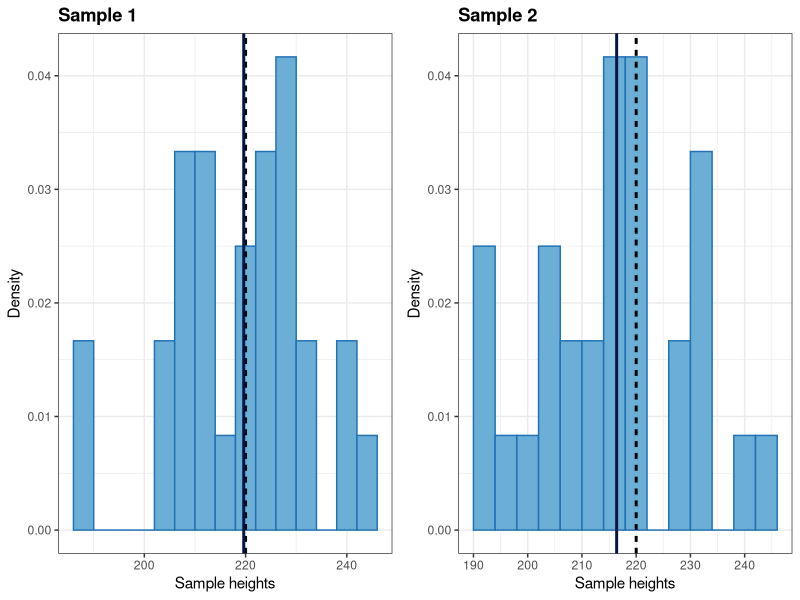
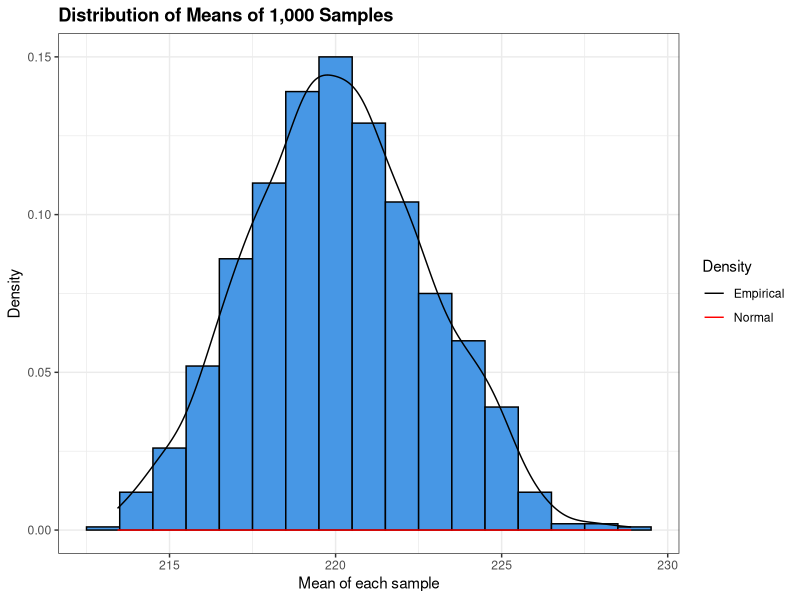
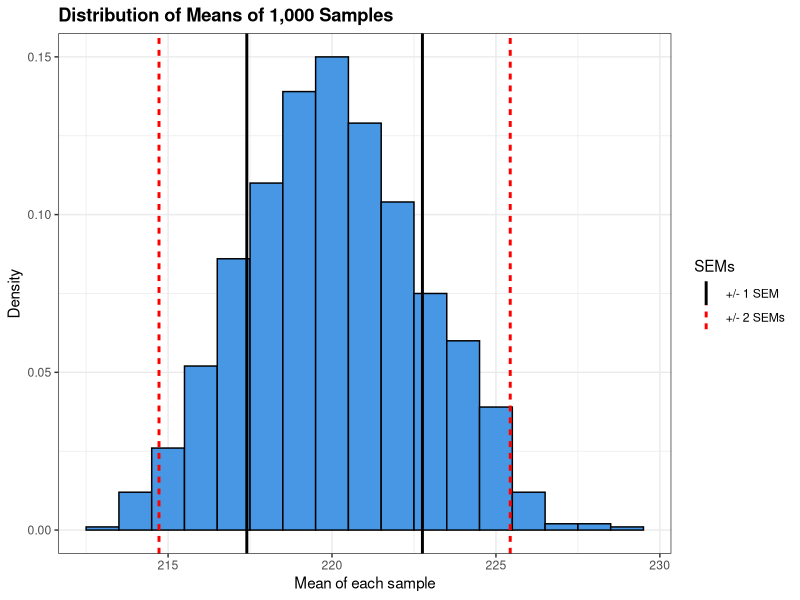
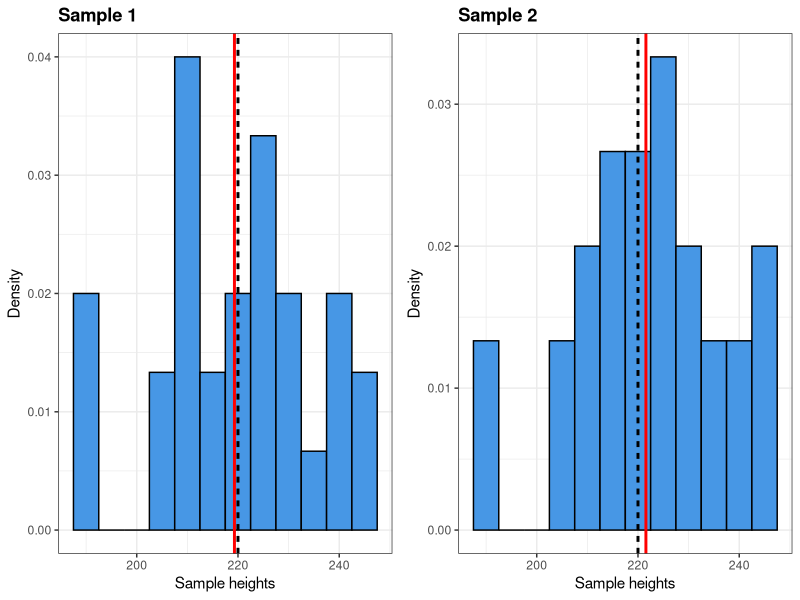

The R script that drew these images, in order:
## ---- chunk 1
rm(list = ls())         # Clear the workspace
set.seed(567)           # Set seed to replicate random variable generation
mn_vector <- NULL      # Generate the median of each sample and store in a vector
sample_frame <- data.frame(row.names = seq(from = 1, to = 30, by = 1))
for (i in 1 : 1000) {
    s <- rpois(30, lambda = 220)
    sample_frame <- cbind(sample_frame, s)
    mn_vector <- c(mn_vector, mean(s))
}
names(sample_frame) <- paste0("n", seq(from = 1, to = 1000, by = 1))
## ---- chunk 2
require(ggplot2); require(gridExtra)
g1 <- ggplot(data=sample_frame, aes(sample_frame$n1)) + 
        geom_histogram(aes(y = ..density..), 
                       binwidth = 4, fill="#6baed6", colour="#2171b5") +
        xlab("Sample heights") +
        ylab("Density") +
        theme_bw() +
        ggtitle("Sample 1") + 
        theme(plot.title = element_text(lineheight=1.1, face="bold"))

mean1 <- data.frame(Means="Theoretical mean", vals = 220)
mean2 <- data.frame(Means="Sample mean", vals = mean(sample_frame$n1))
means <- rbind(mean1, mean2)
                
g1 <- g1 + geom_vline(data=means, aes(xintercept=vals, linetype = Means, 
                             colour = Means), size = 1, show_guide = TRUE) + 
      scale_color_manual(values=c("Theoretical mean"="black", "Sample mean"="#021645")) +
      theme(legend.position="none")
            
g2 <- ggplot(data=sample_frame, aes(sample_frame$n2)) + 
        geom_histogram(aes(y = ..density..), 
                       binwidth = 4, fill="#6baed6", colour="#2171b5") +
        xlab("Sample heights") +
        ylab("Density") +
        theme_bw() +
        ggtitle("Sample 2") + 
        theme(plot.title = element_text(lineheight=1.1, face="bold"))

mean1 <- data.frame(Means="Theoretical mean", vals = 220)
mean2 <- data.frame(Means="Sample mean", vals = mean(sample_frame$n2))
means <- rbind(mean1, mean2)
                
g2 <- g2 + geom_vline(data=means, aes(xintercept=vals, linetype = Means, 
                             colour = Means), size = 1, show_guide = TRUE) + 
      scale_color_manual(values=c("Theoretical mean"="black", "Sample mean"="#021645")) +
      theme(legend.position="none")

grid.arrange(g1, g2, nrow = 1, ncol = 2)
## ---- chunk 3
g3 <- ggplot(data=as.data.frame(mn_vector), aes(mn_vector)) + 
        geom_histogram(aes(y = ..density..), binwidth = 1, 
                 col = "black", 
                 fill = "#4797E5") + 
        xlab("Mean of each sample") + 
        ylab("Density") + 
        theme_bw() + 
        ggtitle("Distribution of Means of 1,000 Samples") + 
        theme(plot.title = element_text(lineheight=.8, face="bold")) + 
        geom_line(aes(y = ..density.., colour = "Empirical"), stat = "density") + 
        stat_function(fun = dnorm, aes(colour = "Normal"), 
                    arg = list(mean = 220, sd = sd(mn_vector))) + 
        scale_colour_manual(name = "Density", values = c("black", "red"))

print(g3)
## ---- chunk 4
g4 <- ggplot(data=as.data.frame(mn_vector), aes(mn_vector)) + 
        geom_histogram(aes(y = ..density..), binwidth = 1, 
                 col = "black", 
                 fill = "#4797E5") + 
        xlab("Mean of each sample") + 
        ylab("Density") + 
        theme_bw() + 
        ggtitle("Distribution of Means of 1,000 Samples") + 
        theme(plot.title = element_text(lineheight=.8, face="bold"))

sem1 <- data.frame(SEMs="+/- 1 SEM", 
                   vals = c(mean(mn_vector) - sd(mn_vector), 
                            mean(mn_vector) + sd(mn_vector)))
sem2 <- data.frame(SEMs="+/- 2 SEMs", 
                    vals = c(mean(mn_vector) - 2 * sd(mn_vector), 
                            mean(mn_vector) + 2 * sd(mn_vector)))
sems <- rbind(sem1, sem2)
                
g4 <- g4 + geom_vline(data=sems, aes(xintercept=vals, linetype = SEMs, 
                            colour = SEMs), size = 1, show_guide = TRUE) + 
      scale_color_manual(values=c("+/- 1 SEM"="black", 
                                  "+/- 2 SEMs"="red"))

print(g4)
## ---- chunk 5
set.seed(567)
sample <- rpois(30, lambda = 220)

g5 <- ggplot(data=as.data.frame(sample), aes(sample)) + 
        geom_histogram(aes(y = ..density..), binwidth = 6, 
                 col = "black", 
                 fill = "#4797E5") + 
        xlab("Number of page views per day") + 
        ylab("Density") + 
        theme_bw() + 
        ggtitle("Sample distribution of page views over 30 days") + 
        theme(plot.title = element_text(lineheight=.8, face="bold"))
## ---- chunk 6
set.seed(567)
mn_vector <- NULL
resample_frame <- data.frame(row.names = seq(from = 1, to = 30, by = 1))
for (i in 1 : 1000) {
    s <- sample(sample, 30, replace = TRUE)
    resample_frame <- cbind(resample_frame, s)
    mn_vector <- c(mn_vector, mean(s))
}

names(resample_frame) <- paste0("n", seq(from = 1, to = 1000, by = 1))
## ---- chunk 7
require(ggplot2); require(gridExtra)
g1 <- ggplot(data=resample_frame, aes(resample_frame$n1)) + 
        geom_histogram(aes(y = ..density..), 
                       binwidth = 5, fill="#4797E5", colour="black") +
        xlab("Sample heights") +
        ylab("Density") +
        theme_bw() +
        ggtitle("Sample 1") + 
        theme(plot.title = element_text(lineheight=1.1, face="bold"))

mean1 <- data.frame(Means="Theoretical mean", vals = 220)
mean2 <- data.frame(Means="Sample mean", vals = mean(resample_frame$n1))
means <- rbind(mean1, mean2)
                
g1 <- g1 + geom_vline(data=means, aes(xintercept=vals, linetype = Means, 
                             colour = Means), size = 1, show_guide = TRUE) + 
      scale_color_manual(values=c("Theoretical mean"="black", "Sample mean"="red")) +
      theme(legend.position="none")
            
g2 <- ggplot(data=resample_frame, aes(resample_frame$n2)) + 
        geom_histogram(aes(y = ..density..), 
                       binwidth = 5, fill="#4797E5", colour="black") +
        xlab("Sample heights") +
        ylab("Density") +
        theme_bw() +
        ggtitle("Sample 2") + 
        theme(plot.title = element_text(lineheight=1.1, face="bold"))

mean1 <- data.frame(Means="Theoretical mean", vals = 220)
mean2 <- data.frame(Means="Sample mean", vals = mean(resample_frame$n2))
means <- rbind(mean1, mean2)
                
g2 <- g2 + geom_vline(data=means, aes(xintercept=vals, linetype = Means, 
                             colour = Means), size = 1, show_guide = TRUE) + 
      scale_color_manual(values=c("Theoretical mean"="black", "Sample mean"="red")) +
      theme(legend.position="none")

grid.arrange(g1, g2, nrow = 1, ncol = 2)
